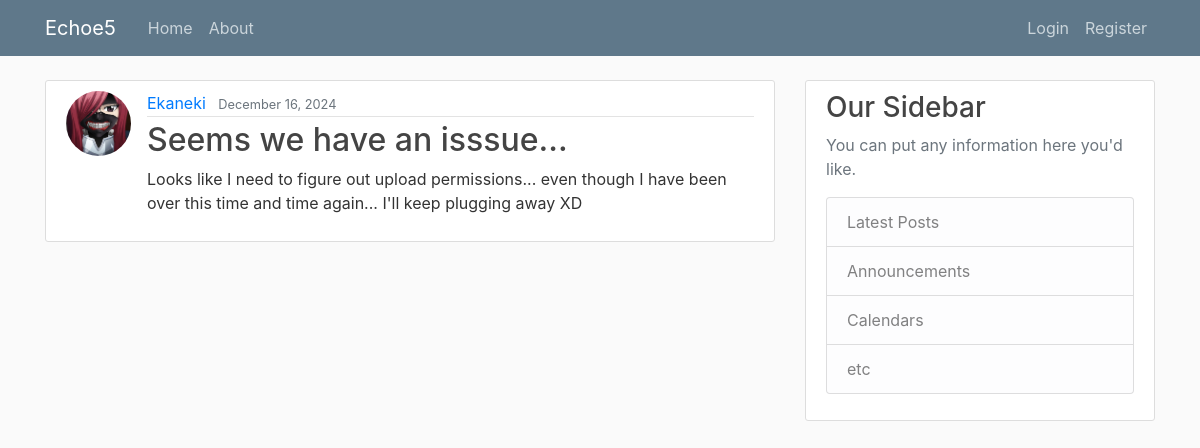
The app's page /post/17/ with its own data.
### blog/models.py (models this page shows, shortened)
class Post(models.Model):
    title = models.CharField(max_length=100)
    content = models.TextField()
    date_posted = models.DateTimeField(default=timezone.now)
    author = models.ForeignKey(User, on_delete=models.CASCADE)

### users/models.py (models this page shows, shortened)
class Profile(models.Model):
    user = models.OneToOneField(User, on_delete=models.CASCADE)
    profile_picture = models.ImageField(
        upload_to='profile_pics/',
        default='profile_pics/default.png',
        blank=True,
        null=True
        )

### blog/views.py (the view)
# urls.py: path('post/<int:pk>/', PostDetailView.as_view(), name='post-detail'),
class PostDetailView(DetailView):
    model = Post

### blog/templates/blog/post_detail.html (shortened to what this page needs)
{% extends "blog/base.html" %}
{% block content %}
    <article class="media content-section">
        <img class="rounded-circle article-img" src="{{ object.author.profile.profile_picture.url }}">
        <div class="media-body">
            <div class="article-metadata">
                <a class="mr-2" href="{% url 'user-posts' object.author.username %}">{{ object.author }}</a>
                <small class="text-muted">{{ object.date_posted|date:"F d, Y" }}</small>
            </div>
            <h2 class="article-title">{{ object.title }}</h2>
            <p class="article-content">{{ object.content }}</p>
        </div>
    </article>
{% endblock content %}

### static/blog/main.css (style rules this page uses)
body { background: #fafafa; color: #333333; margin-top: 5rem; }
h1, h2, h3, h4, h5, h6 { color: #444444; }
.content-section { background: #ffffff; padding: 10px 20px; border: 1px solid #dddddd; border-radius: 3px; margin-bottom: 20px; }
.article-title { color: #444444; }
.article-content { white-space: pre-line; }
.article-img { height: 65px; width: 65px; margin-right: 16px; }
.article-metadata { padding-bottom: 1px; margin-bottom: 4px; border-bottom: 1px solid #e3e3e3 }

### records on screen
Post: author.profile.profile_picture (picture), author "Ekaneki", date_posted "December 16, 2024", title "Seems we have an isssue...", content "Looks like I need to figure out upload permissions... even though I have been over this time and time again... I'll keep plugging away XD"
